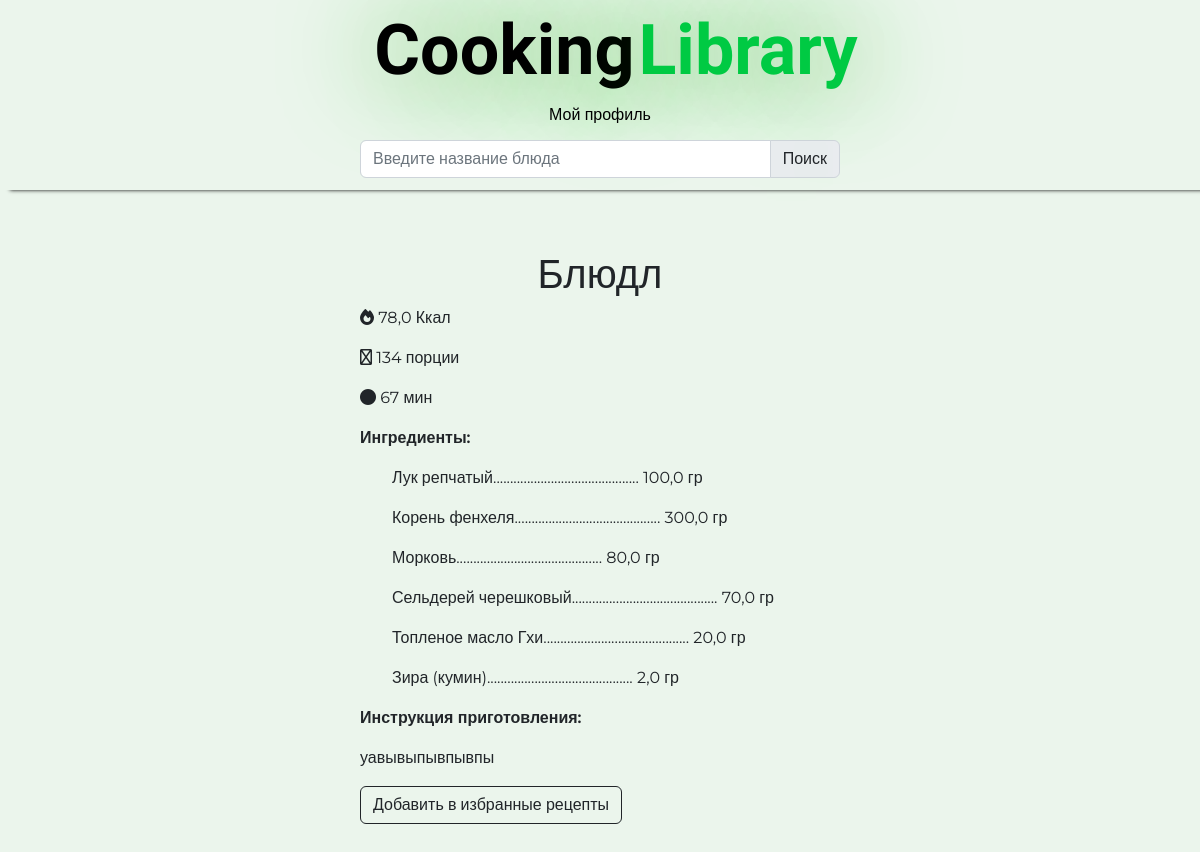
Screenshot of /recipe/bliudl with the database file from the repository.
### main/models.py (models this page shows, shortened)
class recipe(models.Model):
    title_recipe = models.CharField('Название рецепта', max_length=150)
    slug = models.SlugField(max_length=255, unique=True, db_index=True, verbose_name="URL", blank=True, null=True)
    count_servings = models.IntegerField('Количество порций', null=True, blank=True)
    count_calories = models.FloatField('Количество ККал', null=True, blank=True)
    need_time = models.IntegerField('Время готовки (в минутах)', null=True, blank=True)
    recipe_description = models.TextField('Описание рецепта')
    need_products = models.ManyToManyField('products', verbose_name='Необходимые продукты')
    CAT_CHOICES = [
        ('1', 'Завтраки'), ('2', 'Основные блюда'), ('3', 'Закуски'),
        ('4', 'Супы'), ('5', 'Салаты'), ('6', 'Выпечка и десерты')
    ]
    category = models.CharField(max_length=150, choices=CAT_CHOICES, default='1')
    fav_recs = models.ManyToManyField(User, verbose_name="Избранные рецепты", blank=True)
    class Meta:
        verbose_name = 'Рецепт'
        verbose_name_plural = 'Рецепты'

class products(models.Model):
    name_product = models.CharField('Название продукта', max_length=100, db_index=True)
    mass = models.FloatField('Количество в гр', null=True)
    product_calories = models.FloatField('Количество ккал в продукте')
    class Meta:
        verbose_name = 'Продукт'
        verbose_name_plural = 'Продукты'

### main/views.py (the view)
# urls.py: path('recipe/<slug:recipe_slug>', ShowRecipe.as_view(), name='recipe'),
class ShowRecipe(DetailView):
    model = recipe
    template_name = 'main/recipe.html'
    slug_url_kwarg = 'recipe_slug'
    context_object_name = 'recipe'

### main/templates/main/recipe.html (shortened to what this page needs)
{% load static %}
{% load main_tags %}
<!DOCTYPE html>
<html>
    <head>
        <link rel="stylesheet" href="{% static 'main/css/main.css' %}">
    </head>
    <body>
        <div class="hhead">
            <div id="header" title="На главную">
                <a href='/'><ul>
                    <p style="color: black;"> Cooking</p>
                    <p style="color: rgb(0, 202, 67);">Library</p>
                </ul></a>
            </div>
            <div id="header2">
                <div id="header21">
                    <a href="{% url 'profile_page' %}" title="Нажмите, чтобы перейти в свой профиль">Мой профиль</a>
                </div>
                <div id="header22" class="input-group flex-nowrap">
                    <input type="search" class="form-control" placeholder="Введите название блюда" aria-describedby="addon-wrapping">
                    <span class="input-group-text" id="search" width="100px">Поиск</span>
                </div>
            </div>
        </div>
        <div id="ovskasha">
            <h1>{{recipe.title_recipe}}</h1>
            <p><i class="fa-solid fa-fire"></i> {{recipe.count_calories}} Ккал</p>
            <p><i class="fa-regular fa-shapes"></i> {{recipe.count_servings}} порции</p>
            <p><i class="fa-solid fa-circle"></i> {{recipe.need_time}} мин</p>
            <p style="font-weight: 600;">Ингредиенты:</p>
            <ul>
                {% for r in recipe.need_products.all %}
                <p>{{ r.name_product }}........................................... {{ r.mass }} гр</p>
                {% endfor %}
            </ul>
            <p style="font-weight: 600;">Инструкция приготовления:</p>
            <p>{{ recipe.recipe_description|linebreaks }}</p>
            <a href="{% url 'add_favourite' recipe.slug %}"><button type="button" class="btn btn-outline-dark">Добавить в избранные рецепты</button></a>
        </div>
    </body>
</html>

### main/static/main/css/main.css (style rules this page uses)
* { padding: 0%; margin: 0%; }
body { background: #ebf5ec; font-family: 'Montserrat', sans-serif; }
.hhead { position: fixed; background: #ebf5ec; width: 100%; z-index: 1; top: 0; box-shadow: 10px 0px 4px black; }
#header a { text-decoration: none; }
#header ul { list-style: none; }
#header ul p { display: inline; font-size: 70px; }
#header { width: 100%; height: 90px; text-align: center; text-shadow: #1cb002 3px 0 100px; color: #fff; line-height: 100px; font-weight: bold; font-family: 'Cookie', cursive; }
#header2 { width: 100%; height: 100px; text-align: center; text-shadow: #1cb002 3px 0 100px; line-height: 50px; text-decoration: none; }
#header21 { width: 40%; margin-left: 30%; text-align: center; }
#header21 a { text-decoration: none; color: #000; }
#header22 { width: 40%; margin-left: 30%; }
#ovskasha { margin-top: 250px; margin-bottom: 150px; width: 40%; margin-left: 30%; }
#ovskasha h1 { text-align: center; }

### rows the page displays
recipe: title_recipe "Блюдл", count_calories "78,0", count_servings "134", need_time "67", recipe_description "уавывыпывпывпы"
products: name_product "Лук репчатый", mass "100,0"
products: name_product "Корень фенхеля", mass "300,0"
products: name_product "Морковь", mass "80,0"
products: name_product "Сельдерей черешковый", mass "70,0"
products: name_product "Топленое масло Гхи", mass "20,0"
products: name_product "Зира (кумин)", mass "2,0"
